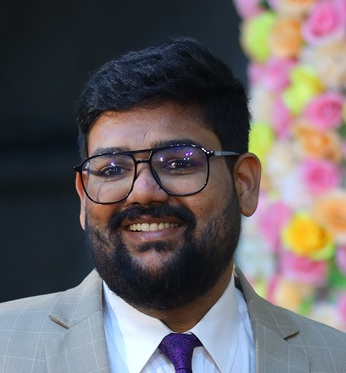
#> input picture picture.jpg, 346 x 373 px, given in place of the camera
$ python videoDemo.py
#> lines starting #> are read from the running program, lines starting #| are printed output that depends on the picture; after the words box and inside, x2 and y2 are one past the last pixel; in counts of white or black regions, pixels touching at a corner belong together
import cv2
import random

cam=cv2.VideoCapture(0)

cascade=cv2.CascadeClassifier("haarcascade_frontalface_default.xml")

while True:

    flag,frame = cam.read()
#> frame is the input picture: shape (373, 346, 3); mean B, G, R 99.8, 97.6, 103.7

    gray=cv2.cvtColor(frame,cv2.COLOR_BGR2GRAY)
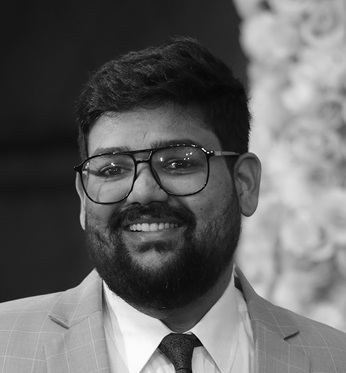
#> gray: shape (373, 346); min 1, max 252, mean 99.7

    face=cascade.detectMultiScale(gray,1.1,5)
#> face = [[62, 97, 171, 171]]

    print(face)
#| [[ 62  97 171 171]]

    # print(type(face))

    for x,y,w,h in face:

        cv2.rectangle(frame,(x,y),(x+w,y+h),(0,255,0),1)
#> this loop made 1 pass
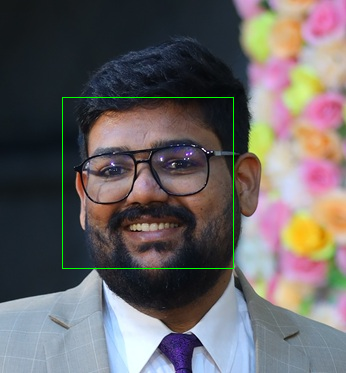
#> frame: shape (373, 346, 3); 0.53% of pixels changed, all inside (x1, y1, x2, y2) = (62, 97, 234, 269)


    cv2.imshow("demo", frame)
    k=cv2.waitKey(1)
#> (key q is pressed here)

    if k==ord('q'):
        break

    if k==ord('s'):
        x,y,w,h=face[0]    #let us fetch the first face after clicking s

        roi=frame[y:y+h,x:x+w]   #Croping of the face

        roi=cv2.resize(roi,(300,300))

        random_num=random.randint(1,100)
        fileName=f"./Dataset/4/person{random_num}.jpg"

        cv2.imwrite(fileName,roi)

cam.release()

$ run again, on multiFace.jpg
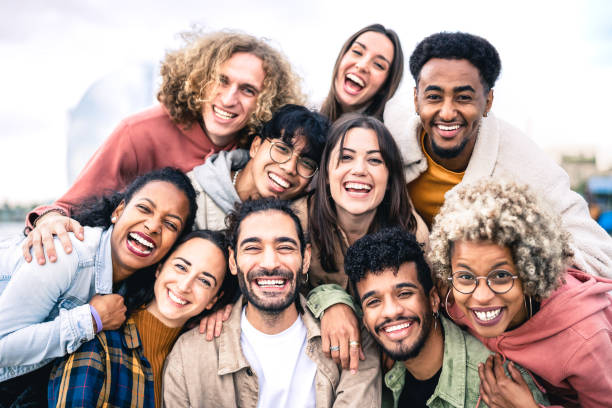
#> input picture multiFace.jpg, 612 x 408 px, given in place of the camera
#> frame is the input picture: shape (408, 612, 3); mean B, G, R 156.2, 161.2, 181.9
#> `gray=cv2.cvtColor(frame,cv2.COLOR_BGR2GRAY)`:
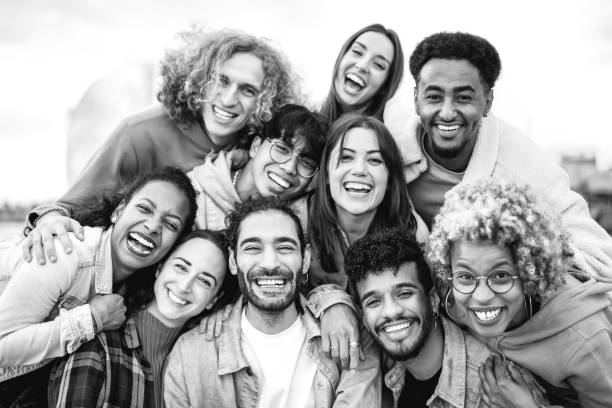
#> gray: shape (408, 612); min 0, max 255, mean 166.8
#> face = [[323, 130, 74, 74], [196, 57, 75, 75], [123, 184, 68, 68], [288, 283, 72, 72], [401, 57, 96, 96], [224, 211, 91, 91], [440, 242, 88, 88], [348, 264, 82, 82]]
#| [[323 130  74  74]
#|  [196  57  75  75]
#|  [123 184  68  68]
#|  [288 283  72  72]
#|  [401  57  96  96]
#|  [224 211  91  91]
#> (further printed lines are left out)
#> the loop `for x,y,w,h in face: ` made 8 passes
#> after the loop `for x,y,w,h in face:`:
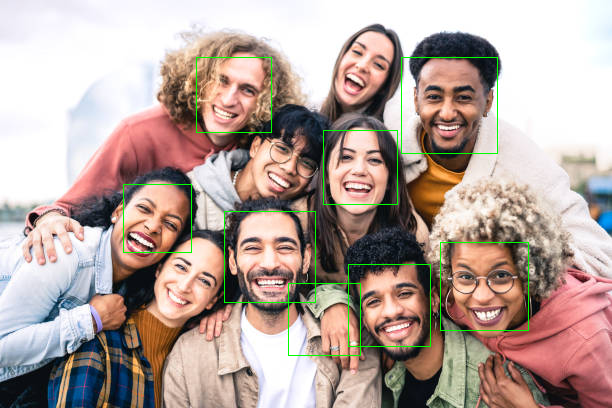
#> frame: shape (408, 612, 3); 1.03% of pixels changed, all inside (x1, y1, x2, y2) = (123, 57, 529, 356)
